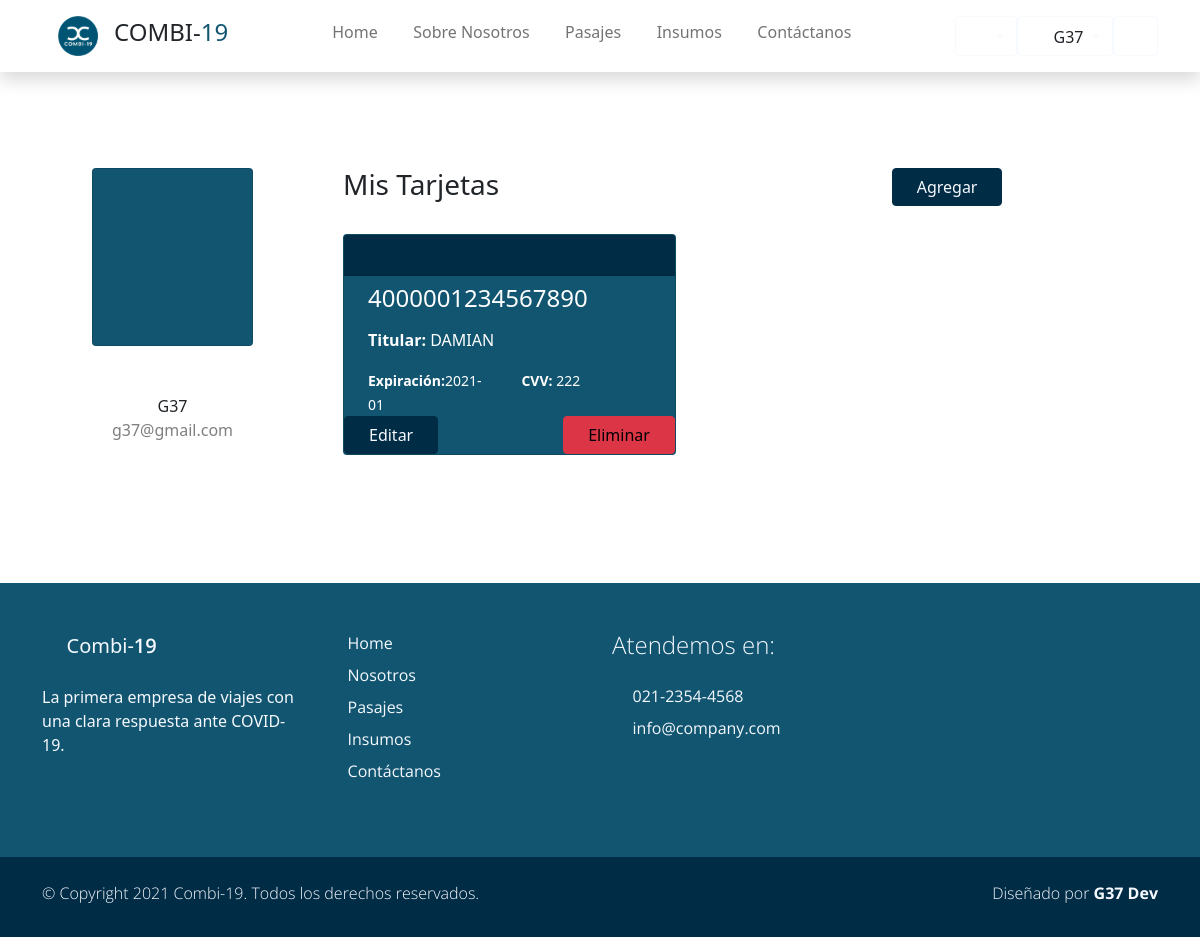
/tarjetas (signed in), run on an earlier commit of the app's database.
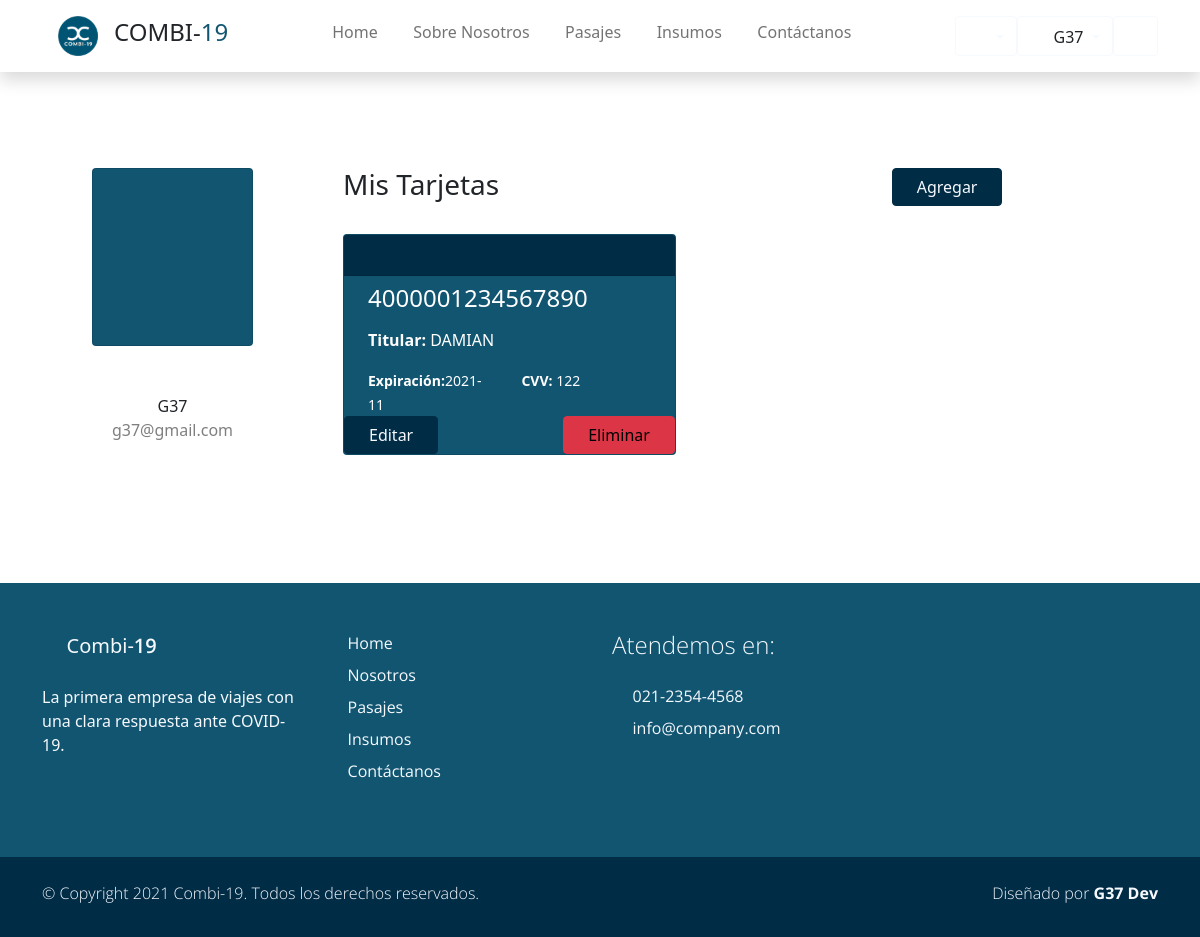
And on a later commit of the database.
### users/models.py (models this page shows, shortened)
class Tarjeta(models.Model):
    usuario = models.ForeignKey(Account, on_delete=models.CASCADE, null=True)
    nro = models.BigIntegerField()
    nombre_titular = models.CharField(max_length= 40)
    fecha_vencimiento = models.CharField(max_length=10 ,default=None,null=True)
    cvv = models.IntegerField(default=None, null=True)
    class Meta:
        verbose_name="Tarjeta"
        verbose_name_plural="Tarjetas"

### users/views.py (the view)
def mistarjetas_view(request):
    tarjetas = Tarjeta.objects.filter(usuario_id=request.user.id)
    return render(request, "users/mistarjetas.html", {"tarjetas": tarjetas})

### users/models.py (called while the page is built)
    @property
    def is_superuser(self):
        return self.is_admin

    @property
    def is_admin(self):
        return self.is_staff

### users/templates/users/mistarjetas.html (shortened to what this page needs)
{% extends 'Combi19App/base.html' %}
{% load static %}
{% block content %}
<div class="container rounded bg-white mt-5 mb-5">
    <div class="row">
        <div class="col-md-3 border-right">
            <div class="d-flex flex-column align-items-center text-center p-3 py-5">
                <div class="card partner-wap  py-5 px-5">
                    <i class='display-1 text-white bx bx-user'></i>
                </div>
                <span class="font-weight-bold pt-5">{{request.user.first_name}}</span>
                <span class="text-black-50">{{request.user.email}}</span>
            </div>
        </div>
        <div class="col-md-9 border-right">
            <div class="p-3 py-5">
                <div class="row justify-content-between">
                    <h4 class="h3 text-right pb-4 col-md-4">Mis Tarjetas</h4>
                    <span class=" col-md-4">
                        <a href="{% url 'Nueva Tarjeta' %}">
                            <button type="button" class="btn btn-primary px-4">Agregar</button>
                        </a>
                    </span>
                </div>
                <div class="d-flex justify-content-between align-items-center mb-3">
                        {% if tarjetas %}
                            {% for tarjeta in tarjetas %}
                                <div class="col-md-5">
                                    <div class="card text-white bg-primary mb-3">
                                        <div class="card-header bg-secondary">
                                            <i class='bx bx-credit-card-front'></i>
                                        </div>
                                        <h4 class="px-4 py-2">
                                            {{tarjeta.nro}}
                                        </h4>
                                        <p class="card-text px-4"><b>Titular: </b>{{tarjeta.nombre_titular}}</p>
                                        <div class="row px-4">
                                            <div class="col-sm-6">
                                                <small>
                                                    <strong>Expiración:</strong>{{tarjeta.fecha_vencimiento}}
                                                </small>
                                            </div>
                                            <div class="col-sm-6 text-right pb-3">
                                                <small>
                                                    <strong>CVV:</strong> {{tarjeta.cvv}}
                                                </small>
                                            </div>
                                        </div>
                                        <div class="btn-group justify-content-between " role="group" aria-label="Basic example">
                                            <a href="{% url 'Editar Tarjeta' tarjeta_id=tarjeta.id %}"><button type="button" class="btn btn-primary px-4">Editar</button></a>
                                            <a href="{% url 'Eliminar Tarjeta' tarjeta_id=tarjeta.id %}"><button type="button" class="btn btn-danger px-4">Eliminar</button></a>
                                        </div>
                                    </div>
                                </div>
                            {% endfor %}
                        {% endif %}
                    </div>
                </div>
            </div>
        </div>
    </div>
</div>
{% endblock %}

What changed in the data, as far as the page shows it:
removed Tarjeta: nro "4000001234567890", nombre_titular "DAMIAN", fecha_vencimiento "2021-01", cvv "222"
added Tarjeta: nro "4000001234567890", nombre_titular "DAMIAN", fecha_vencimiento "2021-11", cvv "122"
